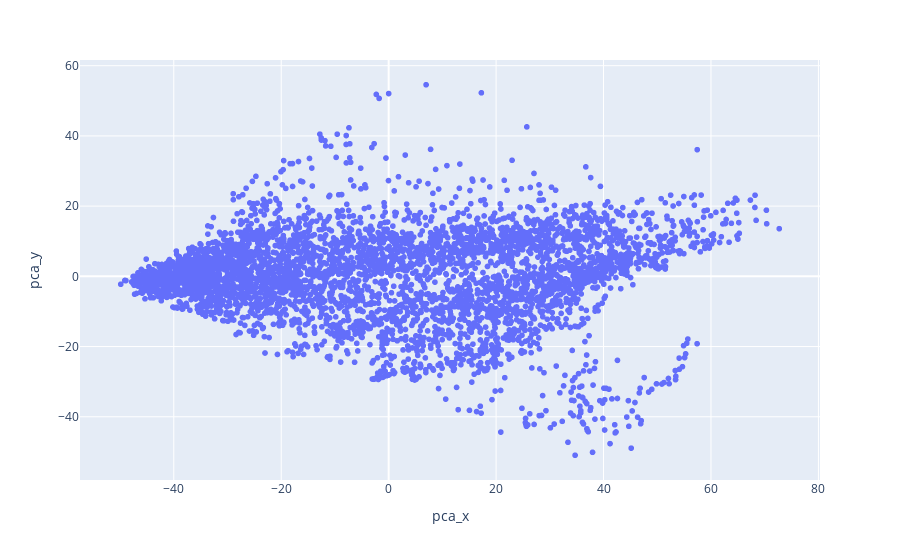

Notebook code for this chart:
### Code cell
# Create interactive plot to find the outliers
px.scatter(df, x="pca_x", y="pca_y", hover_data=["id"])

# (Not visible in html)

### Figure 1 — Plotly figure (JSON) as saved in the notebook; plotly's stock layout.template omitted (floating-point values rounded to 4 significant figures; data arrays with more than 128 entries replaced by an {"elided": "..."} marker saying what was removed)
{"data": [{"customdata": {"elided": "4598x1 int values"}, "hovertemplate": "pca_x=%{x}<br>pca_y=%{y}<br>id=%{customdata[0]}<extra></extra>", "legendgroup": "", "marker": {"color": "#636efa", "symbol": "circle"}, "mode": "markers", "name": "", "showlegend": false, "type": "scattergl", "x": {"elided": "4598 float values"}, "xaxis": "x", "y": {"elided": "4598 float values"}, "yaxis": "y"}], "layout": {"legend": {"tracegroupgap": 0}, "margin": {"t": 60}, "xaxis": {"anchor": "y", "domain": [0, 1], "title": {"text": "pca_x"}}, "yaxis": {"anchor": "x", "domain": [0, 1], "title": {"text": "pca_y"}}}}
